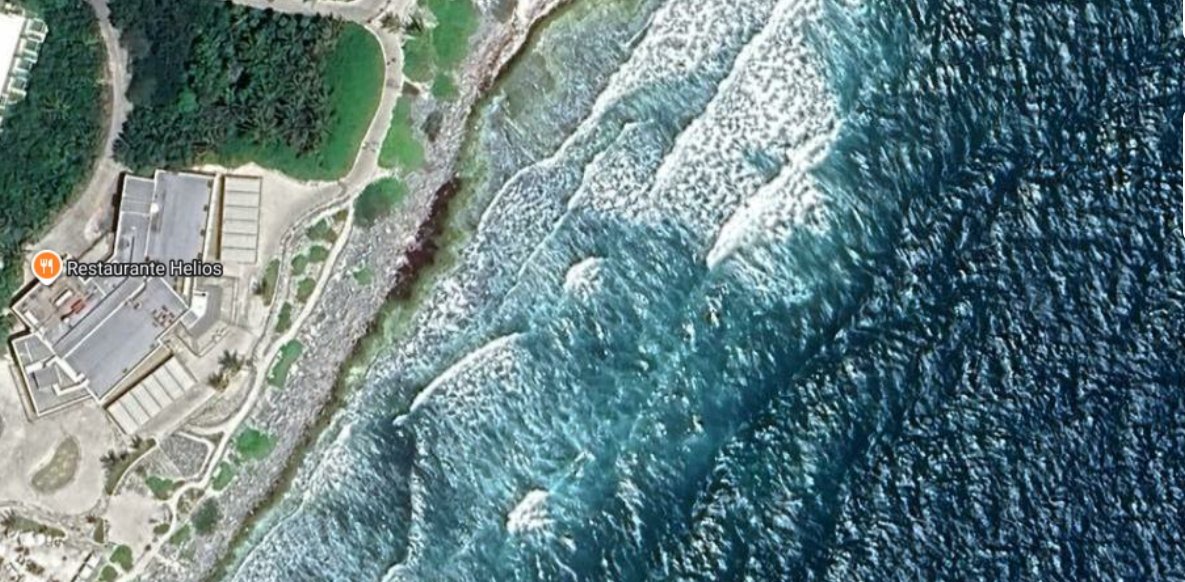
#> input picture Tankah/Captura de pantalla (124).png, 1185 x 582 px, found by its file name
$ python actividad_final.py
#> lines starting #> are read from the running program, lines starting #| are printed output that depends on the picture; after the words box and inside, x2 and y2 are one past the last pixel; in counts of white or black regions, pixels touching at a corner belong together
import cv2
import numpy as np
import matplotlib.pyplot as plt
import math
from pathlib import Path

# =============================================================================
# CORRECCIONES AL PIPELINE ORIGINAL  (resumen de cambios)
# =============================================================================
# PROBLEMA 1 - Rango HSV demasiado amplio:
#   Original: inRange([5,50,20], [30,255,150]) → captura arena, techos, suelo seco
#   Solución: restricción adicional por índices espectrales (R-B, G-R) y
#             máscaras de exclusión por clase (agua, vegetación, arena, techos).
#
# PROBLEMA 2 - Un solo umbral HSV no discrimina bien en imágenes satelitales:
#   Solución: segmentación multi-condición (H + S + V + índices de color)
#             combinada con exclusión de clases de fondo.
#
# PROBLEMA 3 - Morfología insuficiente (solo mediana + cierre):
#   Original: medianBlur(5) + MORPH_CLOSE(5×5)
#   Solución: pipeline morfológico de 4 pasos ordenados:
#             mediana → apertura (elimina ruido) → cierre (conecta partes)
#             → dilatación/erosión balanceada (rellena huecos sin inflar).
#
# PROBLEMA 4 - Sin filtrado por área de contornos:
#   Solución: descarta blobs < área mínima, eliminando falsos positivos aislados.
# =============================================================================


def analizar_sargazo_fotogrametria(
    ruta_imagen,
    altura_vuelo_m,
    fov_grados=82.0,
    espesor_biomasa_m=0.05,
    capacidad_camion_m3=14.0,
    mostrar=True,
    guardar_figura=None,
    devolver_mascaras=False,
):
    """
    Segmenta sargazo costero y calcula logística de recolección usando
    principios de fotogrametría (GSD) y un pipeline PDI multi-etapa mejorado.

    Parámetros
    ----------
    ruta_imagen   : str   Ruta a la imagen aérea/satelital.
    altura_vuelo_m: float Altitud de toma en metros.
    fov_grados    : float Campo de visión horizontal de la cámara (por defecto 82°).
    espesor_biomasa_m : float Espesor usado para calcular volumen.
    capacidad_camion_m3 : float Capacidad usada para calcular camiones.
    mostrar : bool Muestra las figuras de matplotlib si es True.
    guardar_figura : str | None Ruta para guardar el diagnostico.
    devolver_mascaras : bool Incluye mascaras intermedias en el resultado.

    Retorna
    -------
    dict  con claves: gsd_m, area_m2, camiones
    """
#> called with altura_vuelo_m = 50, fov_grados = 82, espesor_biomasa_m = 0.05, capacidad_camion_m3 = 14, mostrar = True, devolver_mascaras = False
    print("\n" + "="*60)
    print("  ZARGX - ANALISIS FOTOGRAMETRICO DE SARGAZO")
    print("="*60)
    print(f"  Altitud de toma   : {altura_vuelo_m} m")
    print(f"  FOV horizontal    : {fov_grados}°")

    # ------------------------------------------------------------------
    # 1. CARGA Y VALIDACIÓN DE IMAGEN
    # ------------------------------------------------------------------
    img_bgr = cv2.imread(ruta_imagen)
#> img_bgr is the input picture: shape (582, 1185, 3); mean B, G, R 129, 125.8, 100.6
    if img_bgr is None:
        raise ValueError(f"No se pudo cargar la imagen: {ruta_imagen}")

    img_rgb = cv2.cvtColor(img_bgr, cv2.COLOR_BGR2RGB)
    alto_px, ancho_px = img_bgr.shape[:2]
    print(f"  Resolución imagen : {ancho_px} × {alto_px} px")
#|   Resolución imagen : 1185 × 582 px

    # ------------------------------------------------------------------
    # 2. FOTOGRAMETRÍA — GSD (Ground Sample Distance)
    # ------------------------------------------------------------------
    fov_rad         = math.radians(fov_grados)
    ancho_fisico_m  = 2 * altura_vuelo_m * math.tan(fov_rad / 2)
    gsd_m_px        = ancho_fisico_m / ancho_px          # metros por píxel
    area_px_m2      = gsd_m_px ** 2                       # m² por píxel

    print(f"  GSD               : {gsd_m_px:.4f} m/px")
#|   GSD               : 0.0734 m/px
    print(f"  Área por píxel    : {area_px_m2:.6f} m²")
#|   Área por píxel    : 0.005381 m²

    # ------------------------------------------------------------------
    # 3. PREPROCESAMIENTO — CLAHE para realce de contraste local
    #    Mejora la discriminación entre sargazo y fondo en imágenes
    #    con iluminación desigual (tomadas a distintas horas del día).
    # ------------------------------------------------------------------
    gray   = cv2.cvtColor(img_bgr, cv2.COLOR_BGR2GRAY)
    clahe  = cv2.createCLAHE(clipLimit=2.5, tileGridSize=(8, 8))
    gray_eq = clahe.apply(gray)   # se usa solo para visualización diagnóstica

    # ------------------------------------------------------------------
    # 4. SEPARACIÓN DE CANALES EN MÚLTIPLES ESPACIOS DE COLOR
    # ------------------------------------------------------------------
    img_hsv = cv2.cvtColor(img_bgr, cv2.COLOR_BGR2HSV)

    # Canales HSV como arreglos float para cálculos aritméticos
    H = img_hsv[:, :, 0].astype(float)   # Tono       [0–179]
    S = img_hsv[:, :, 1].astype(float)   # Saturación [0–255]
    V = img_hsv[:, :, 2].astype(float)   # Valor      [0–255]

    # Canales BGR como float para índices espectrales
    R = img_bgr[:, :, 2].astype(float)
    G = img_bgr[:, :, 1].astype(float)
    B = img_bgr[:, :, 0].astype(float)

    # ------------------------------------------------------------------
    # 5. MÁSCARA POSITIVA — Candidatos a sargazo
    #    Criterios derivados del análisis espectral de la imagen:
    #    • H < 22 o H > 155 → tonos rojo-naranja-marrón
    #    • S ∈ [14, 159]   → saturación baja/media (sargazo seco no muy vívido)
    #    • V ∈ [18, 144]   → brillo bajo/medio (más oscuro que la arena)
    #    • R − B > 4       → componente rojiza siempre presente en marrón
    #    • G − R < 18      → excluye vegetación viva (clorofila: G >> R)
    # ------------------------------------------------------------------
    cond_H    = (H < 22) | (H > 155)
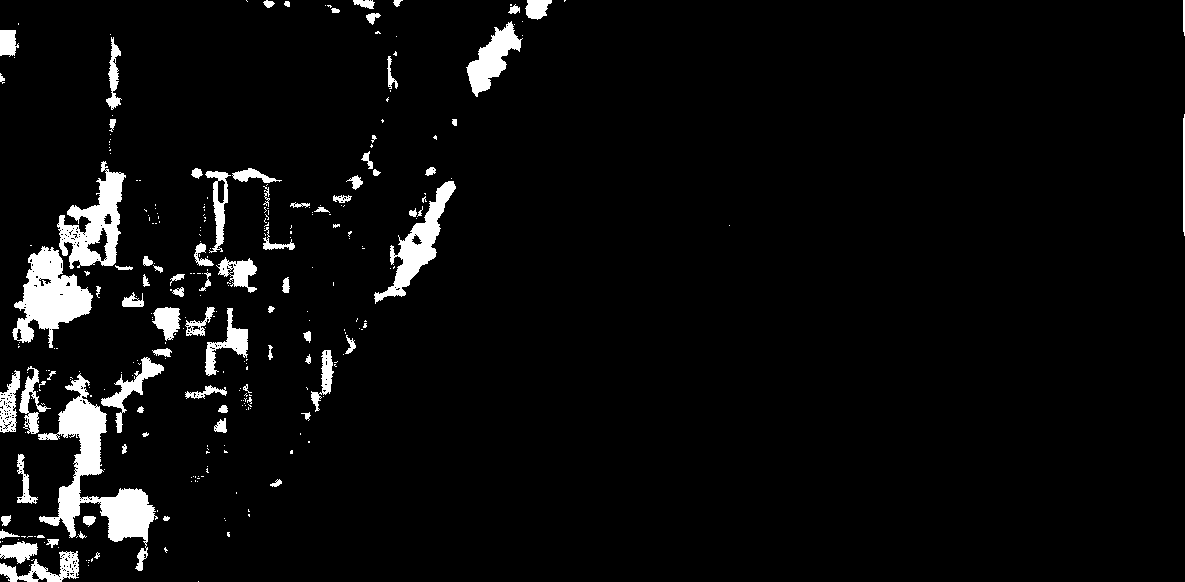
#> cond_H: shape (582, 1185) bool; 4.8% white; 298 white regions (214 under 20 px), largest, box (x1, y1, x2, y2) and area: (38, 373, 158, 571) 6202, (12, 246, 93, 348) 4071, (57, 161, 126, 269) 3291
    cond_S    = (S > 14) & (S < 160)
    cond_V    = (V > 18) & (V < 145)
    cond_RB   = (R - B) > 4
    cond_noveg = (G - R) < 18

    mascara_positiva = (cond_H & cond_S & cond_V & cond_RB & cond_noveg
                        ).astype(np.uint8) * 255

    # ------------------------------------------------------------------
    # 6. MÁSCARAS DE EXCLUSIÓN POR CLASE
    #    Eliminan falsos positivos (FP) que también caen en el rango HSV.
    # ------------------------------------------------------------------

    # 6a. Agua / mar: tono azul-verdoso con saturación apreciable
    excl_agua = (H >= 70) & (H <= 135) & (S > 30)

    # 6b. Vegetación verde brillante: H verde, saturación alta, brillo alto
    excl_vegetacion = (H >= 32) & (H <= 82) & (S > 75) & (V > 85)

    # 6c. Arena / suelo claro: brillo muy alto con saturación mínima
    excl_arena = (V > 152) & (S < 45)

    # 6d. Techos y estructuras: tonos rojizos MUY saturados y brillantes
    excl_techos = (H < 20) & (S > 130) & (V > 120)

    excl_total = (excl_agua | excl_vegetacion | excl_arena | excl_techos
                  ).astype(np.uint8) * 255

    # Máscara de sargazo con FP descartados
    mascara_filtrada = cv2.bitwise_and(mascara_positiva,
                                       cv2.bitwise_not(excl_total))

    # ------------------------------------------------------------------
    # 7. MORFOLOGÍA — Pipeline de 4 pasos
    # ------------------------------------------------------------------

    # 7a. Filtro de mediana: elimina ruido sal-pimienta (píxeles aislados)
    m1 = cv2.medianBlur(mascara_filtrada, 5)

    # 7b. Apertura morfológica: elimina regiones pequeñas e irrelevantes
    k_apertura = np.ones((3, 3), np.uint8)
    m2 = cv2.morphologyEx(m1, cv2.MORPH_OPEN, k_apertura)

    # 7c. Cierre morfológico: une fragmentos de la banda de sargazo
    #     Kernel elíptico (más natural que cuadrado)
    k_cierre = cv2.getStructuringElement(cv2.MORPH_ELLIPSE, (9, 9))
    m3 = cv2.morphologyEx(m2, cv2.MORPH_CLOSE, k_cierre)

    # 7d. Dilatación + erosión balanceada: rellena huecos internos sin inflar
    k_balance = np.ones((5, 5), np.uint8)
    m4 = cv2.dilate(m3, k_balance, iterations=1)
    m5 = cv2.erode(m4,  k_balance, iterations=1)

    # ------------------------------------------------------------------
    # 8. FILTRADO POR ÁREA DE CONTORNOS
    #    Descarta blobs cuya área sea menor a un umbral mínimo.
    #    Calcula el GSD-equivalente en m² para convertir al mundo real.
    # ------------------------------------------------------------------
    AREA_MIN_PX = 100   # píxeles² mínimo por blob

    contornos, _ = cv2.findContours(m5, cv2.RETR_EXTERNAL,
                                    cv2.CHAIN_APPROX_SIMPLE)
#> contornos = 26 contours, 11 with area under 20; largest, box (x1, y1, x2, y2) and area: (388, 182, 455, 296) 1780, (103, 174, 124, 264) 478, (479, 39, 511, 91) 287, (106, 365, 160, 406) 240, (25, 278, 42, 298) 152
    mascara_final = np.zeros_like(m5)
    blobs_validos = []

    for cnt in contornos:
        area_px = cv2.contourArea(cnt)
        if area_px >= AREA_MIN_PX:
            cv2.drawContours(mascara_final, [cnt], -1, 255, -1)
            blobs_validos.append((area_px, cnt))
#> this loop made 26 passes
#> area_px on passes 1 to 4: 62.5, 41, 37, 35.5
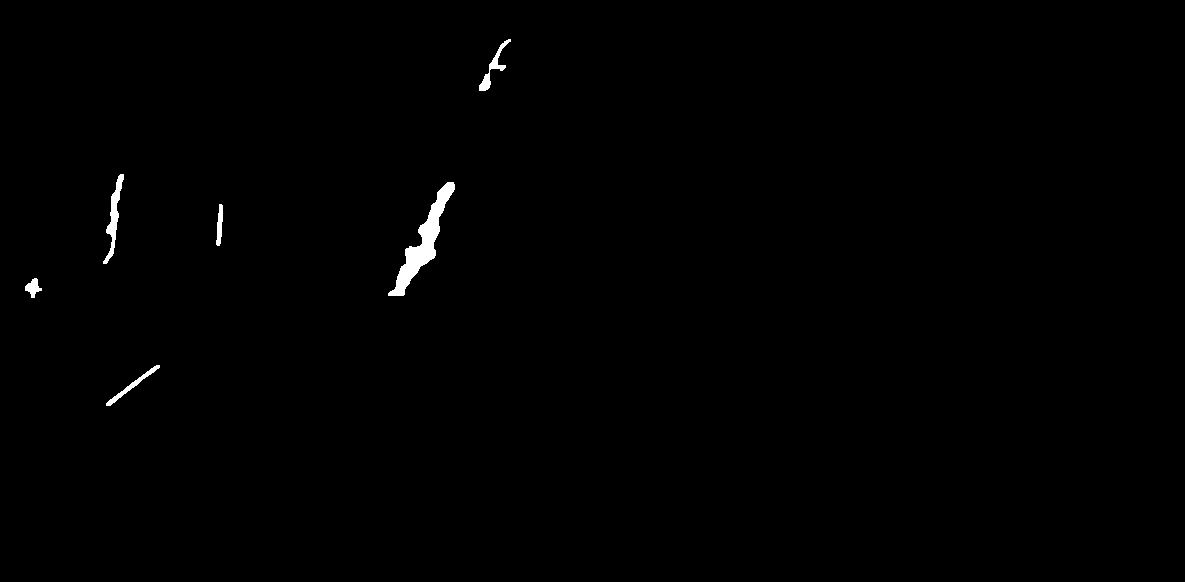
#> mascara_final: shape (582, 1185); 0.51% white; 6 white regions, box (x1, y1, x2, y2) and area: (388, 182, 455, 296) 1916, (103, 174, 124, 264) 572, (479, 39, 511, 91) 357, (106, 365, 160, 406) 296, (216, 204, 223, 246) 194, (25, 278, 42, 298) 180
#> after the loop, blobs_validos = 6 items

    # Ordenar por área descendente (mayor primero)
    blobs_validos.sort(key=lambda x: -x[0])

    # ------------------------------------------------------------------
    # 9. CÁLCULO DE ÁREA TOTAL Y MODELO LOGÍSTICO
    # ------------------------------------------------------------------
    pixeles_sargazo   = cv2.countNonZero(mascara_final)
#> pixeles_sargazo = 3515
    area_total_m2     = pixeles_sargazo * area_px_m2
#> area_total_m2 = 18.92

    # Estimación de volumen: altura media de 5 cm para sargazo depositado
    volumen_m3        = area_total_m2 * espesor_biomasa_m
#> volumen_m3 = 0.946
    camiones_req      = int(np.ceil(volumen_m3 / capacidad_camion_m3)) if volumen_m3 > 0 else 0
#> camiones_req = 1

    print(f"\n  --- RESULTADOS ---")
    print(f"  Blobs sargazo detectados : {len(blobs_validos)}")
#|   Blobs sargazo detectados : 6
    print(f"  Píxeles de sargazo       : {pixeles_sargazo:,}")
#|   Píxeles de sargazo       : 3,515
    print(f"  Área estimada            : {area_total_m2:,.2f} m²")
#|   Área estimada            : 18.92 m²
    print(f"  Volumen estimado         : {volumen_m3:,.2f} m³")
#|   Volumen estimado         : 0.95 m³
    print(f"  Camiones requeridos      : {camiones_req}")
#|   Camiones requeridos      : 1

    # ------------------------------------------------------------------
    # 10. DETECCIÓN DE CONTORNOS FINALES para visualización
    # ------------------------------------------------------------------
    img_contornos = img_rgb.copy()
    for _, cnt in blobs_validos:
        cv2.drawContours(img_contornos, [cnt], -1, (255, 80, 0), 2)
#> this loop made 6 passes
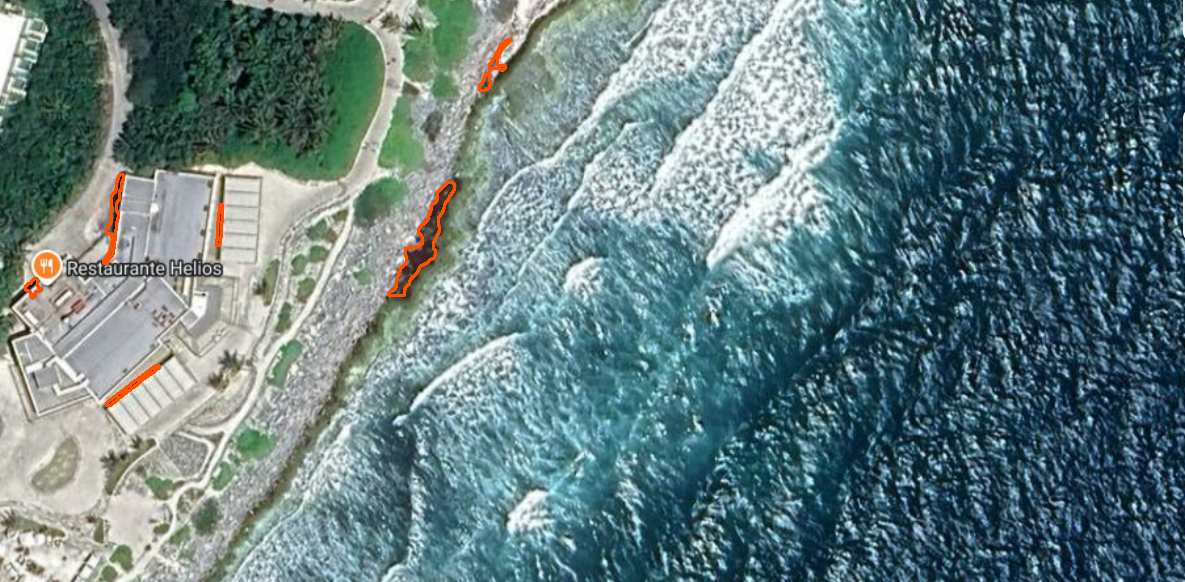
#> img_contornos: shape (582, 1185, 3); mean R, G, B 101.3, 125.7, 128.6

    # ------------------------------------------------------------------
    # 11. VISUALIZACIÓN — 6 paneles del pipeline
    # ------------------------------------------------------------------
    fig = plt.figure(figsize=(20, 12))
    fig.suptitle(
        f"zargx - Analisis PDI de sargazo - Toma a {altura_vuelo_m} m de altitud",
        fontsize=15, fontweight='bold')

    # Panel 1: Original
    ax1 = fig.add_subplot(2, 3, 1)
    ax1.imshow(img_rgb)
    ax1.set_title("1. Imagen Original (RGB)", fontsize=11)
    ax1.axis('off')

    # Panel 2: CLAHE (realce de contraste)
    ax2 = fig.add_subplot(2, 3, 2)
    ax2.imshow(gray_eq, cmap='gray')
    ax2.set_title("2. Realce CLAHE\n(contraste local adaptativo)", fontsize=11)
    ax2.axis('off')

    # Panel 3: Máscara positiva inicial (antes de exclusiones)
    ax3 = fig.add_subplot(2, 3, 3)
    ax3.imshow(mascara_positiva, cmap='gray')
    ax3.set_title("3. Máscara Inicial\n(HSV + índices R-B, G-R)", fontsize=11)
    ax3.axis('off')

    # Panel 4: Máscara tras exclusión
    ax4 = fig.add_subplot(2, 3, 4)
    ax4.imshow(mascara_filtrada, cmap='gray')
    ax4.set_title("4. Tras Exclusión\n(descarte agua, veg., arena, techos)", fontsize=11)
    ax4.axis('off')

    # Panel 5: Máscara morfológica final
    ax5 = fig.add_subplot(2, 3, 5)
    ax5.imshow(mascara_final, cmap='gray')
    ax5.set_title("5. Máscara Final\n(morfología + filtro área)", fontsize=11)
    ax5.axis('off')

    # Panel 6: Overlay + contornos + reporte
    ax6 = fig.add_subplot(2, 3, 6)
    overlay = img_rgb.copy()
    overlay[mascara_final > 0] = [220, 80, 20]
    blended = cv2.addWeighted(img_rgb, 0.55, overlay, 0.45, 0)
    ax6.imshow(blended)
    for _, cnt in blobs_validos:
        cnt_squeezed = cnt.squeeze()
        if cnt_squeezed.ndim == 2:
            ax6.plot(np.append(cnt_squeezed[:, 0], cnt_squeezed[0, 0]),
                     np.append(cnt_squeezed[:, 1], cnt_squeezed[0, 1]),
                     color='yellow', linewidth=1.2, alpha=0.85)
    ax6.set_title("6. Sargazo Segmentado\n(overlay naranja + contornos)", fontsize=11)
    ax6.axis('off')

    # ------------------------------------------------------------------
    # 12. REPORTE TEXTUAL en figura separada
    # ------------------------------------------------------------------
    fig2, ax_rep = plt.subplots(figsize=(9, 5))
    fig2.suptitle("Reporte zargx", fontsize=13, fontweight='bold')
    ax_rep.axis('off')
    texto = (
        f"FOTOGRAMETRÍA\n"
        f"{'─'*38}\n"
        f"  Campo de visión (FOV)      : {fov_grados}°\n"
        f"  GSD (tamaño de píxel)      : {gsd_m_px:.4f} m/px\n"
        f"  Área por píxel             : {area_px_m2:.6f} m²\n"
        f"  Cobertura imagen           : {ancho_px} × {alto_px} px\n\n"
        f"SEGMENTACIÓN PDI\n"
        f"{'─'*38}\n"
        f"  Blobs detectados           : {len(blobs_validos)}\n"
        f"  Píxeles de sargazo         : {pixeles_sargazo:,} px\n"
        f"  Área real estimada         : {area_total_m2:,.2f} m²\n\n"
        f"LOGÍSTICA DE RECOLECCIÓN\n"
        f"{'─'*38}\n"
        f"  Espesor biomasa asumido    : {espesor_biomasa_m:.3f} m\n"
        f"  Volumen de biomasa         : {volumen_m3:,.2f} m³\n"
        f"  Capacidad camión           : {capacidad_camion_m3:.1f} m³\n"
        f"  🚛 Camiones requeridos     : {camiones_req}\n"
    )
    ax_rep.text(0.04, 0.97, texto,
                transform=ax_rep.transAxes,
                fontsize=11, verticalalignment='top',
                fontfamily='monospace',
                bbox=dict(facecolor='#f7f7f7', alpha=0.9,
                          boxstyle='round,pad=0.8', edgecolor='#cccccc'))

    plt.tight_layout()

    salida_figura = None
    salida_reporte = None
    if guardar_figura:
        salida_figura = Path(guardar_figura)
        salida_figura.parent.mkdir(parents=True, exist_ok=True)
        salida_reporte = salida_figura.with_name(f"{salida_figura.stem}_reporte{salida_figura.suffix}")
        fig.savefig(salida_figura, dpi=155, bbox_inches="tight")
        fig2.savefig(salida_reporte, dpi=155, bbox_inches="tight")

    if mostrar:
        plt.show()
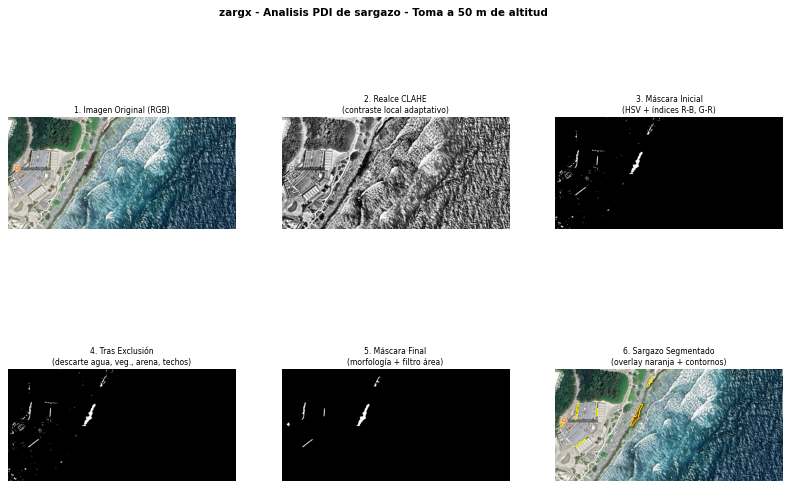
#> figure drawn by matplotlib, 6 panels
    else:
        plt.close(fig)
        plt.close(fig2)

    resultado = {
        "gsd_m": gsd_m_px,
        "area_m2": area_total_m2,
        "volumen_m3": volumen_m3,
        "camiones": camiones_req,
        "pixeles_sargazo": pixeles_sargazo,
        "blobs": len(blobs_validos),
        "espesor_biomasa_m": espesor_biomasa_m,
        "capacidad_camion_m3": capacidad_camion_m3,
    }
#> resultado = {'gsd_m': 0.0734, 'area_m2': 18.92, 'volumen_m3': 0.946, 'camiones': 1, 'pixeles_sargazo': 3515, 'blobs': 6, 'espesor_biomasa_m': 0.05, 'capacidad_camion_m3': 14}

    if salida_figura:
        resultado["figura"] = str(salida_figura)
        resultado["reporte"] = str(salida_reporte)

    if devolver_mascaras:
        resultado["mascaras"] = {
            "clahe": gray_eq,
            "positiva": mascara_positiva,
            "filtrada": mascara_filtrada,
            "morfologica": m5,
            "final": mascara_final,
        }

    return resultado


# =============================================================================
# EJECUCIÓN
# =============================================================================
if __name__ == "__main__":
    # Cambia la ruta y la altitud según tu imagen
    resultado = analizar_sargazo_fotogrametria(
        ruta_imagen    = r"C:\Users\jasma\Documents\ESCOM\4to Semestre\PDI\Actividad Final\sargazo-deteccion\Tankah\Captura de pantalla (124).png",
        altura_vuelo_m = 50
    )
